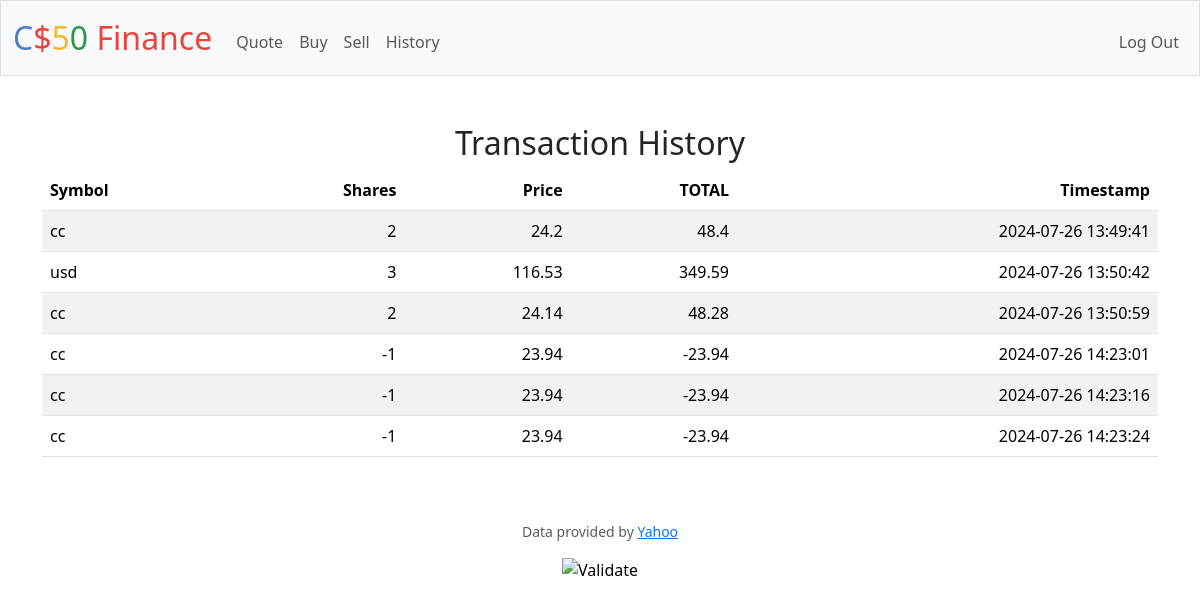
The app's page /history (signed in) with its own data.
### tables this page shows
CREATE TABLE portfolio (
        user_id INTEGER,
        symbol TEXT,
        shares INTEGER,
        price NUMERIC,
        total NUMERIC,
        timestamp TIMESTAMP DEFAULT CURRENT_TIMESTAMP,
        FOREIGN KEY(user_id) REFERENCES users(id)
    );

### app.py (the view)
@app.route("/history")
@login_required
def history():
    user_id = session.get("user_id")
    history = db.execute("SELECT symbol, shares, price, ROUND(total, 2) AS total, timestamp FROM portfolio WHERE user_id = ?", user_id)
    return render_template('history.html', history=history)

### app.py (called while the page is built)
@app.after_request
def after_request(response):
    response.headers["Cache-Control"] = "no-cache, no-store, must-revalidate"
    response.headers["Expires"] = 0
    response.headers["Pragma"] = "no-cache"
    return response

### helpers.py (called while the page is built)
def login_required(f):
    @wraps(f)
    def decorated_function(*args, **kwargs):
        if session.get("user_id") is None:
            return redirect("/login")
        return f(*args, **kwargs)
    return decorated_function

### templates/history.html (shortened to what this page needs)
{% extends "layout.html" %}
{% block main %}
<h2>Transaction History</h2>
<table class="table table-striped">
    <thead>
        <tr>
            <th class="text-start">Symbol</th>
            <th class="text-end">Shares</th>
            <th class="text-end">Price</th>
            <th class="text-end">TOTAL</th>
            <th class="text-end">Timestamp</th>
        </tr>
    </thead>
    <tbody>
        {% for entry in history %}
        <tr>
            <td class="text-start">{{ entry.symbol }}</td>
            <td class="text-end">{{ entry.shares }}</td>
            <td class="text-end">{{ entry.price }}</td>
            <td class="text-end">{{ entry.total }}</td>
            <td class="text-end">{{ entry.timestamp }}</td>
        </tr>
        {% endfor %}
    </tbody>
</table>
{% endblock %}

### records on screen
portfolio: symbol "cc", shares "2", price "24.2", total "48.4", timestamp "2024-07-26 13:49:41"
portfolio: symbol "usd", shares "3", price "116.53", total "349.59", timestamp "2024-07-26 13:50:42"
portfolio: symbol "cc", shares "2", price "24.14", total "48.28", timestamp "2024-07-26 13:50:59"
portfolio: symbol "cc", shares "-1", price "23.94", total "-23.94", timestamp "2024-07-26 14:23:01"
portfolio: symbol "cc", shares "-1", price "23.94", total "-23.94", timestamp "2024-07-26 14:23:16"
portfolio: symbol "cc", shares "-1", price "23.94", total "-23.94", timestamp "2024-07-26 14:23:24"
